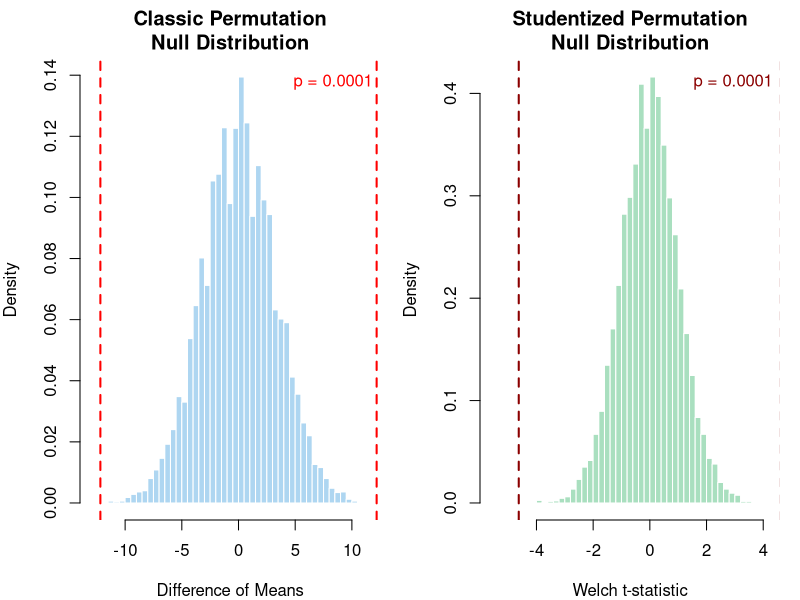

Write R code to recreate this figure.
# ============================================================
#  PERMUTATION TESTS IN R
#  1. Classic permutation test (equal variances assumed)
#  2. Studentized permutation test (unequal variances)
# ============================================================

set.seed(42)

# ── Simulated data ───────────────────────────────────────────
# Group A: 20 students taught with Method A
# Group B: 18 students taught with Method B
group_a <- c(72, 85, 78, 90, 65, 88, 76, 82, 70, 95,
             80, 74, 68, 91, 77, 83, 69, 87, 73, 84)

group_b <- c(65, 70, 58, 75, 62, 80, 55, 72, 60, 68,
             74, 63, 57, 78, 66, 71, 59, 76)

{
  cat("=== Descriptive Statistics ===\n")
  cat(sprintf("Group A: n=%d, mean=%.2f, sd=%.2f\n",
              length(group_a), mean(group_a), sd(group_a)))
  cat(sprintf("Group B: n=%d, mean=%.2f, sd=%.2f\n",
              length(group_b), mean(group_b), sd(group_b)))
  cat(sprintf("Observed difference (A - B): %.4f\n\n",
              mean(group_a) - mean(group_b)))  
}


# ============================================================
#  1. CLASSIC PERMUTATION TEST
#     Test statistic: difference of means
#     Assumption: same distribution shape (including variance)
# ============================================================

classic_permutation_test <- function(x, y, n_perm = 10000) {
  
  # Observed test statistic
  obs_stat <- mean(x) - mean(y)
  n_x <- length(x)
  
  # Pool all observations
  pooled <- c(x, y)
  n_total <- length(pooled)
  
  # Generate the null distribution by permuting
  perm_stats <- replicate(n_perm, {
    shuffled  <- sample(pooled)          # random shuffle
    perm_x    <- shuffled[1:n_x]        # first n_x → "group A"
    perm_y    <- shuffled[(n_x+1):n_total]
    mean(perm_x) - mean(perm_y)         # test statistic
  })
  
  # Two-sided p-value
  p_value <- mean(abs(perm_stats) >= abs(obs_stat))
  
  list(obs_stat = obs_stat,
       perm_stats = perm_stats,
       p_value = p_value,
       n_perm = n_perm)
}

res_classic <- classic_permutation_test(group_a, group_b, n_perm = 10000)

{
  cat("=== 1. Classic Permutation Test ===\n")
  cat(sprintf("Observed difference of means : %.4f\n", res_classic$obs_stat))
  cat(sprintf("Two-sided p-value            : %.4f\n", res_classic$p_value))
  if (res_classic$p_value < 0.05) {
    cat("→ Reject H0 at α = 0.05: the means differ significantly.\n\n")
  } else {
    cat("→ Fail to reject H0 at α = 0.05.\n\n")
  }
}


# ============================================================
#  2. STUDENTIZED PERMUTATION TEST  (Welch-style)
#     Test statistic: t-statistic with separate variance estimates
#     Better when groups have UNEQUAL variances or sizes
# ============================================================

# Helper: Welch t-statistic
welch_t <- function(x, y) {
  (mean(x) - mean(y)) / sqrt(var(x)/length(x) + var(y)/length(y))
}

studentized_permutation_test <- function(x, y, n_perm = 10000) {
  
  obs_stat <- welch_t(x, y)
  n_x      <- length(x)
  pooled   <- c(x, y)
  n_total  <- length(pooled)
  
  perm_stats <- replicate(n_perm, {
    shuffled <- sample(pooled)
    perm_x   <- shuffled[1:n_x]
    perm_y   <- shuffled[(n_x+1):n_total]
    welch_t(perm_x, perm_y)
  })
  
  p_value <- mean(abs(perm_stats) >= abs(obs_stat))
  
  list(obs_stat = obs_stat,
       perm_stats = perm_stats,
       p_value = p_value,
       n_perm = n_perm)
}

res_stud <- studentized_permutation_test(group_a, group_b, n_perm = 10000)

{
  cat("=== 2. Studentized Permutation Test (Unequal Variances) ===\n")
  cat(sprintf("Observed Welch t-statistic : %.4f\n", res_stud$obs_stat))
  cat(sprintf("Two-sided p-value          : %.4f\n", res_stud$p_value))
  if (res_stud$p_value < 0.05) {
    cat("→ Reject H0 at α = 0.05: the means differ significantly.\n\n")
  } else {
    cat("→ Fail to reject H0 at α = 0.05.\n\n")
  }  
}



# ── Comparison with parametric t-test ───────────────────────
cat("=== Parametric Reference (Welch t-test) ===\n")
print(t.test(group_a, group_b))


# ============================================================
#  VISUALIZE NULL DISTRIBUTIONS
# ============================================================

par(mfrow = c(1, 2), mar = c(4, 4, 3, 1))

# Plot 1 – Classic
hist(res_classic$perm_stats,
     breaks = 50,
     col    = "#AED6F1",
     border = "white",
     main   = "Classic Permutation\nNull Distribution",
     xlab   = "Difference of Means",
     freq   = FALSE)
abline(v =  res_classic$obs_stat, col = "red",  lwd = 2, lty = 2)
abline(v = -res_classic$obs_stat, col = "red",  lwd = 2, lty = 2)
legend("topright",
       legend = sprintf("p = %.4f", res_classic$p_value),
       bty = "n", text.col = "red")

# Plot 2 – Studentized
hist(res_stud$perm_stats,
     breaks = 50,
     col    = "#A9DFBF",
     border = "white",
     main   = "Studentized Permutation\nNull Distribution",
     xlab   = "Welch t-statistic",
     freq   = FALSE)
abline(v =  res_stud$obs_stat, col = "darkred", lwd = 2, lty = 2)
abline(v = -res_stud$obs_stat, col = "darkred", lwd = 2, lty = 2)
legend("topright",
       legend = sprintf("p = %.4f", res_stud$p_value),
       bty = "n", text.col = "darkred")

par(mfrow = c(1, 1))
